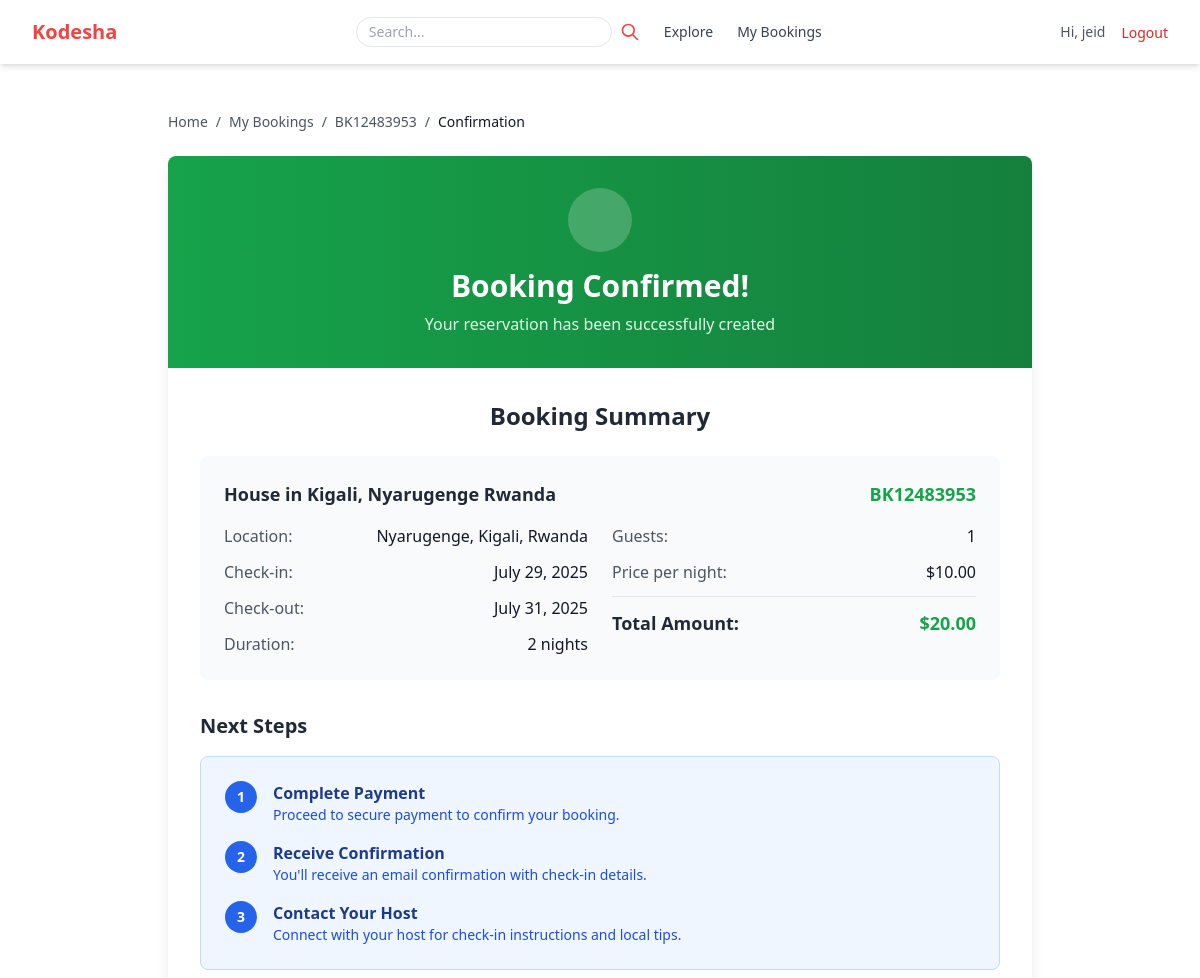
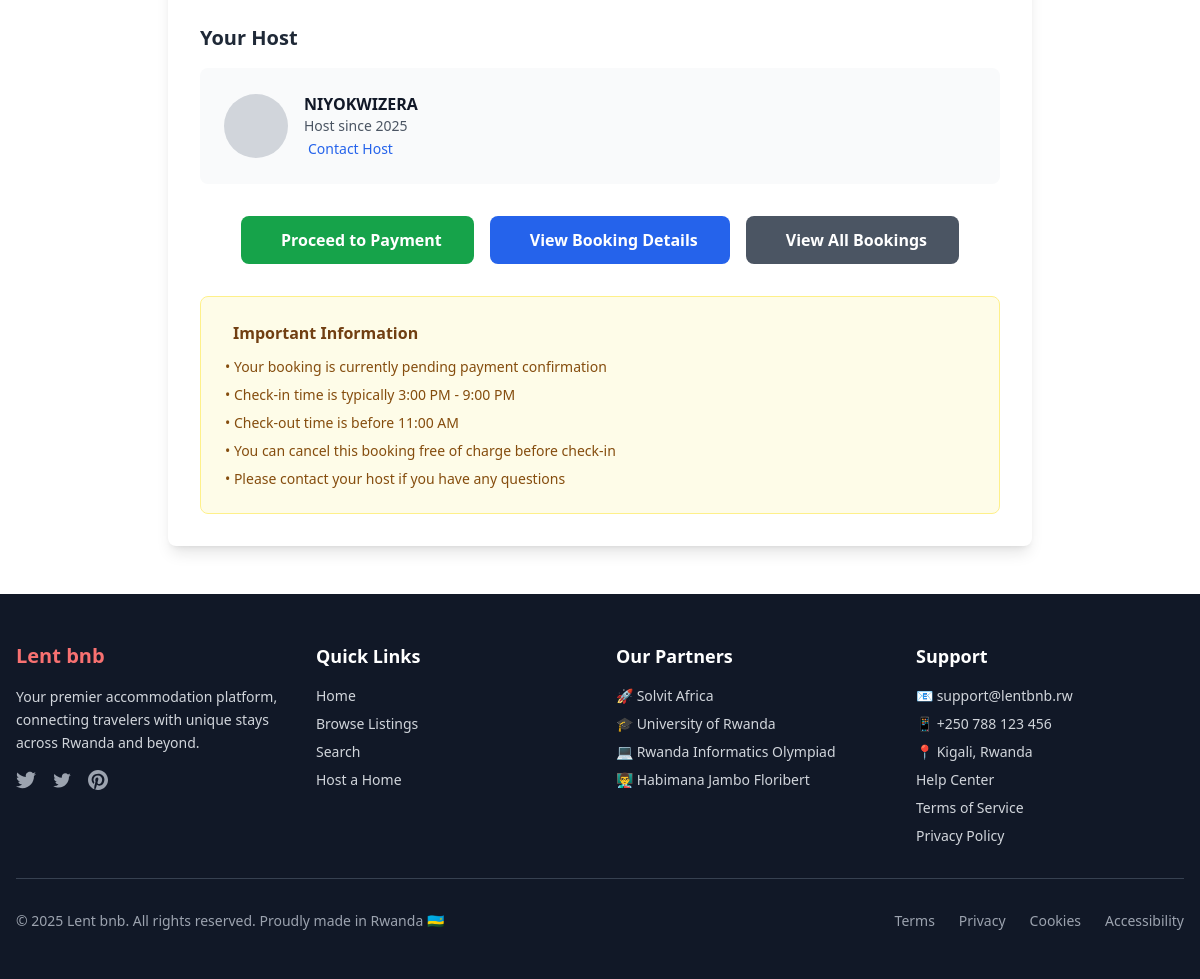
/bookings/1/confirm/ (signed in), run on the app's committed database (2 pictures, top to bottom).
### accounts/models.py (models this page shows, shortened)
class User(AbstractUser):
    ROLE_CHOICES = [
        ('guest', 'Guest'),
        ('host', 'Host'),
        ('admin', 'Admin'),
    ]
    profile_picture = models.ImageField(upload_to='profiles/', null=True, blank=True)
    phone_number = models.CharField(max_length=20, null=True, blank=True)
    bio = models.TextField(blank=True)
    role = models.CharField(max_length=10, choices=ROLE_CHOICES, default='guest')

### bookings/models.py (models this page shows, shortened)
class Booking(models.Model):
    user = models.ForeignKey(settings.AUTH_USER_MODEL, on_delete=models.CASCADE, related_name='bookings')
    listing = models.ForeignKey(Listing, on_delete=models.CASCADE, related_name='bookings')
    check_in = models.DateField()
    check_out = models.DateField()
    guests = models.PositiveIntegerField(default=1)
    total_price = models.DecimalField(max_digits=10, decimal_places=2)
    status = models.CharField(max_length=15, choices=BOOKING_STATUS_CHOICES, default='pending')
    booking_reference = models.CharField(max_length=20, unique=True, blank=True)
    special_requests = models.TextField(blank=True, null=True)
    created_at = models.DateTimeField(auto_now_add=True)
    updated_at = models.DateTimeField(auto_now=True)
    class Meta:
        ordering = ['-created_at']
    @property
    def nights(self):
        if self.check_in and self.check_out:
            return (self.check_out - self.check_in).days
        return 0

### listing/models.py (models this page shows, shortened)
class Listing(models.Model):
    title = models.CharField(max_length=255)
    description = models.TextField()
    location = models.CharField(max_length=255)
    price_per_night = models.DecimalField(max_digits=10, decimal_places=2)
    property_type = models.CharField(max_length=20, choices=PROPERTY_TYPE_CHOICES)
    guests = models.PositiveIntegerField()
    bedrooms = models.PositiveIntegerField()
    beds = models.PositiveIntegerField()
    bathrooms = models.PositiveIntegerField()
    image = models.ImageField(upload_to='listings/', null=True, blank=True)
    host = models.ForeignKey(settings.AUTH_USER_MODEL, on_delete=models.CASCADE)
    is_active = models.BooleanField(default=True)
    created_at = models.DateTimeField(auto_now_add=True)

### bookings/views.py (the view)
# urls.py: path('<int:booking_id>/confirm/', views.booking_confirmation, name='booking_confirmation'),
@login_required
def booking_confirmation(request, booking_id):
    booking = get_object_or_404(Booking, id=booking_id)
    if request.user != booking.user:
        return HttpResponseForbidden("You don't have permission to view this booking.")
    context = {
        'booking': booking,
        'title': f'Confirm Booking {booking.booking_reference}'
    }
    return render(request, 'bookings/booking_confirmation.html', context)

### bookings/templates/bookings/booking_confirmation.html (shortened to what this page needs)
{% extends 'base.html' %}
{% load static %}
{% block content %}
<div class="max-w-4xl mx-auto px-4 py-8">
    <nav class="mb-6">
        <ol class="flex items-center space-x-2 text-sm text-gray-600">
            <li><a href="{% url 'listing:home' %}" class="hover:text-blue-600">Home</a></li>
            <li>/</li>
            <li><a href="{% url 'bookings:my_bookings' %}" class="hover:text-blue-600">My Bookings</a></li>
            <li>/</li>
            <li><a href="{% url 'bookings:booking_detail' booking_id=booking.id %}" class="hover:text-blue-600">{{ booking.booking_reference }}</a></li>
            <li>/</li>
            <li class="text-gray-900">Confirmation</li>
        </ol>
    </nav>
    <div class="bg-white rounded-lg shadow-lg overflow-hidden">
        <div class="bg-gradient-to-r from-green-600 to-green-700 text-white p-8 text-center">
            <div class="w-16 h-16 bg-white bg-opacity-20 rounded-full flex items-center justify-center mx-auto mb-4">
            </div>
            <h1 class="text-3xl font-bold mb-2">Booking Confirmed!</h1>
            <p class="text-green-100">Your reservation has been successfully created</p>
        </div>
        <div class="p-8">
            <div class="mb-8">
                <h2 class="text-2xl font-bold mb-6 text-center">Booking Summary</h2>
                <div class="bg-gray-50 rounded-lg p-6 mb-6">
                    <div class="flex items-center justify-between mb-4">
                        <h3 class="text-lg font-semibold">{{ booking.listing.title }}</h3>
                        <span class="text-lg font-bold text-green-600">{{ booking.booking_reference }}</span>
                    </div>
                    <div class="grid md:grid-cols-2 gap-6">
                        <div>
                            <div class="space-y-3">
                                <div class="flex justify-between">
                                    <span class="text-gray-600">Location:</span>
                                    <span class="text-gray-900">{{ booking.listing.location }}</span>
                                </div>
                                <div class="flex justify-between">
                                    <span class="text-gray-600">Check-in:</span>
                                    <span class="text-gray-900">{{ booking.check_in|date:"F d, Y" }}</span>
                                </div>
                                <div class="flex justify-between">
                                    <span class="text-gray-600">Check-out:</span>
                                    <span class="text-gray-900">{{ booking.check_out|date:"F d, Y" }}</span>
                                </div>
                                <div class="flex justify-between">
                                    <span class="text-gray-600">Duration:</span>
                                    <span class="text-gray-900">{{ booking.nights }} night{{ booking.nights|pluralize }}</span>
                                </div>
                            </div>
                        </div>
                        <div>
                            <div class="space-y-3">
                                <div class="flex justify-between">
                                    <span class="text-gray-600">Guests:</span>
                                    <span class="text-gray-900">{{ booking.guests }}</span>
                                </div>
                                <div class="flex justify-between">
                                    <span class="text-gray-600">Price per night:</span>
                                    <span class="text-gray-900">${{ booking.listing.price_per_night }}</span>
                                </div>
                                <div class="border-t pt-3">
                                    <div class="flex justify-between text-lg font-bold">
                                        <span>Total Amount:</span>
                                        <span class="text-green-600">${{ booking.total_price }}</span>
                                    </div>
                                </div>
                            </div>
                        </div>
                    </div>
                </div>
            </div>
            <div class="mb-8">
                <h3 class="text-xl font-semibold mb-4">Next Steps</h3>
                <div class="bg-blue-50 border border-blue-200 rounded-lg p-6">
                    <div class="space-y-4">
                        <div class="flex items-start">
                            <div class="w-8 h-8 bg-blue-600 text-white rounded-full flex items-center justify-center mr-4 flex-shrink-0">
                                <span class="text-sm font-bold">1</span>
                            </div>
                            <div>
                                <h4 class="font-semibold text-blue-900">Complete Payment</h4>
                                <p class="text-blue-700 text-sm">Proceed to secure payment to confirm your booking.</p>
                            </div>
                        </div>
                        <div class="flex items-start">
                            <div class="w-8 h-8 bg-blue-600 text-white rounded-full flex items-center justify-center mr-4 flex-shrink-0">
                                <span class="text-sm font-bold">2</span>
                            </div>
                            <div>
                                <h4 class="font-semibold text-blue-900">Receive Confirmation</h4>
                                <p class="text-blue-700 text-sm">You'll receive an email confirmation with check-in details.</p>
                            </div>
                        </div>
                        <div class="flex items-start">
                            <div class="w-8 h-8 bg-blue-600 text-white rounded-full flex items-center justify-center mr-4 flex-shrink-0">
                                <span class="text-sm font-bold">3</span>
                            </div>
                            <div>
                                <h4 class="font-semibold text-blue-900">Contact Your Host</h4>
                                <p class="text-blue-700 text-sm">Connect with your host for check-in instructions and local tips.</p>
                            </div>
                        </div>
                    </div>
                </div>
            </div>
            <div class="mb-8">
                <h3 class="text-xl font-semibold mb-4">Your Host</h3>
                <div class="bg-gray-50 rounded-lg p-6">
                    <div class="flex items-center space-x-4">
                        {% if booking.listing.host.profile_picture %}
                            <img src="{{ booking.listing.host.profile_picture.url }}" alt="{{ booking.listing.host.username }}"
                                 class="w-16 h-16 rounded-full object-cover">
                        {% else %}
                            <div class="w-16 h-16 bg-gray-300 rounded-full flex items-center justify-center">
                            </div>
                        {% endif %}
                        <div>
                            <h4 class="font-semibold text-gray-900">{{ booking.listing.host.first_name|default:booking.listing.host.username }}</h4>
                            <p class="text-gray-600 text-sm">Host since {{ booking.listing.host.date_joined|date:"Y" }}</p>
                            <a href="mailto:{{ booking.listing.host.email }}"
                               class="text-blue-600 hover:text-blue-800 text-sm">
                                Contact Host
                            </a>
                        </div>
                    </div>
                </div>
            </div>
            <div class="flex flex-col sm:flex-row gap-4 justify-center">
                {% if booking.status == 'pending' %}
                    <button class="bg-green-600 text-white px-8 py-3 rounded-lg font-semibold hover:bg-green-700 focus:outline-none focus:ring-2 focus:ring-green-500 focus:ring-offset-2">
                        Proceed to Payment
                    </button>
                {% endif %}
                <a href="{% url 'bookings:booking_detail' booking_id=booking.id %}"
                   class="bg-blue-600 text-white px-8 py-3 rounded-lg font-semibold hover:bg-blue-700 focus:outline-none focus:ring-2 focus:ring-blue-500 focus:ring-offset-2 text-center">
                    View Booking Details
                </a>
                <a href="{% url 'bookings:my_bookings' %}"
                   class="bg-gray-600 text-white px-8 py-3 rounded-lg font-semibold hover:bg-gray-700 focus:outline-none focus:ring-2 focus:ring-gray-500 focus:ring-offset-2 text-center">
                    View All Bookings
                </a>
            </div>
            <div class="mt-8 bg-yellow-50 border border-yellow-200 rounded-lg p-6">
                <h4 class="font-semibold text-yellow-900 mb-3">
                    Important Information
                </h4>
                <ul class="text-yellow-800 text-sm space-y-2">
                    <li>• Your booking is currently pending payment confirmation</li>
                    <li>• Check-in time is typically 3:00 PM - 9:00 PM</li>
                    <li>• Check-out time is before 11:00 AM</li>
                    <li>• You can cancel this booking free of charge before check-in</li>
                    <li>• Please contact your host if you have any questions</li>
                </ul>
            </div>
        </div>
    </div>
</div>
{% endblock %}

### templates/navbar.html (shortened to what this page needs)
<nav class="bg-white shadow-md sticky top-0 z-50">
  <div class="max-w-7xl mx-auto px-4 sm:px-6 lg:px-8">
    <div class="flex justify-between h-16 items-center">
      <div class="flex-shrink-0">
        <a href="{% url 'listing:home' %}" class="text-xl font-bold text-red-500">Kodesha</a>
      </div>
      <div class="hidden md:flex items-center space-x-6">
        <form action="{% url 'listing:search' %}" method="get" class="flex items-center">
          <input type="text" name="q" placeholder="Search..."
                 class="px-3 py-1 text-sm border border-gray-200 rounded-full focus:outline-none focus:ring-2 focus:ring-red-500 w-64" />
          <button type="submit" title="Search" class="ml-2 text-red-500 hover:text-red-600">
            <svg class="h-5 w-5" fill="none" stroke="currentColor" viewBox="0 0 24 24">
              <path stroke-linecap="round" stroke-linejoin="round" stroke-width="2" d="M21 21l-6-6m2-5a7 7 0 11-14 0 7 7 0 0114 0z"></path>
            </svg>
          </button>
        </form>
        <a href="{% url 'listing:list' %}" class="text-sm font-medium text-gray-700 hover:text-red-500">Explore</a>
        {% if user.is_authenticated %}
          {% if request.user.role == 'guest'%}
            <a href="{% url 'bookings:my_bookings' %}" class="text-sm font-medium text-gray-700 hover:text-red-500">My Bookings</a>
          {% endif %}
        {% endif %}
      </div>
      <div class="hidden md:flex items-center space-x-4">
        {% if user.is_authenticated %}
          <span class="text-sm text-gray-600">Hi, {{ user.username }}</span>
          <form method="post" action="{% url 'accounts:logout' %}" class="inline">
  <button type="submit" class="text-sm text-red-600 hover:underline bg-transparent border-none cursor-pointer p-0">
    Logout
  </button>
</form>
        {% else %}
          <a href="{% url 'accounts:login' %}" class="text-sm text-gray-700 hover:text-red-500">Login</a>
          <a href="{% url 'accounts:register' %}" class="text-sm text-white bg-red-500 px-3 py-1 rounded-full hover:bg-red-600">Sign Up</a>
        {% endif %}
      </div>
    </div>
  </div>
</nav>

### data on the page
User: username "jeid"
Booking: booking_reference "BK12483953", listing "House in Kigali, Nyarugenge Rwanda", listing.location "Nyarugenge, Kigali, Rwanda", check_in "July 29, 2025", check_out "July 31, 2025", nights "2", guests "1", listing.price_per_night "10.00", total_price "20.00", listing.host.first_name "NIYOKWIZERA", listing.host.date_joined "2025"
